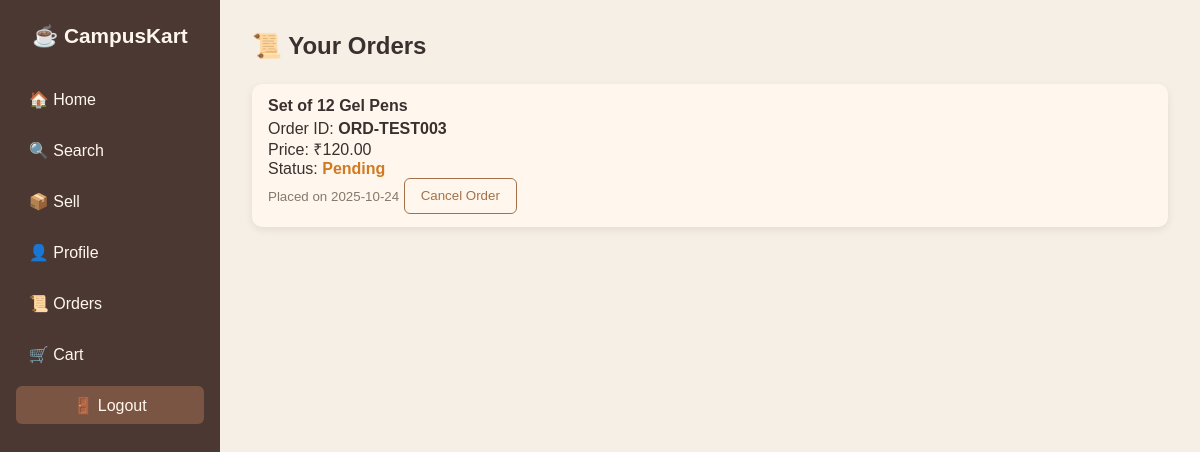
/orders (signed in), run on the app's committed database.
### tables this page shows
CREATE TABLE orders (
        order_id TEXT PRIMARY KEY, buyer_id INTEGER, seller_id INTEGER, item_id INTEGER, price REAL,
        quantity_ordered INTEGER DEFAULT 1, payment_mode TEXT, payment_status TEXT DEFAULT 'pending',
        order_status TEXT DEFAULT 'pending', hashed_otp TEXT, created_at TIMESTAMP DEFAULT CURRENT_TIMESTAMP,
        FOREIGN KEY (buyer_id) REFERENCES users (user_id) ON DELETE SET NULL,
        FOREIGN KEY (seller_id) REFERENCES users (user_id) ON DELETE SET NULL,
        FOREIGN KEY (item_id) REFERENCES items (item_id) ON DELETE SET NULL
    );

CREATE TABLE items (
        item_id INTEGER PRIMARY KEY AUTOINCREMENT, seller_id INTEGER, name TEXT NOT NULL, description TEXT,
        price REAL NOT NULL, category TEXT, image_url TEXT, status TEXT DEFAULT 'available',
        quantity INTEGER DEFAULT 1, created_at TIMESTAMP DEFAULT CURRENT_TIMESTAMP,
        FOREIGN KEY (seller_id) REFERENCES users (user_id) ON DELETE CASCADE
    );

### app.py (the view)
@app.route("/orders")
@login_required
def orders():
    conn = get_db()
    user_orders = conn.execute("SELECT o.order_id, o.price, o.order_status as status, o.created_at, o.hashed_otp, i.name as item_name FROM orders o JOIN items i ON o.item_id = i.item_id WHERE o.buyer_id = ? ORDER BY o.created_at DESC",(session["user_id"],)).fetchall()
    conn.close()
    return render_template("orders.html", orders=user_orders)

### app.py (called while the page is built)
def get_db():
    conn = sqlite3.connect("database.db")
    conn.row_factory = sqlite3.Row
    return conn

### utils.py (called while the page is built)
def login_required(f):
    @wraps(f)
    def wrapper(*args, **kwargs):
        if "user_id" not in session:
            flash("Please log in first.", "warning")
            return redirect(url_for("login"))
        return f(*args, **kwargs)
    return wrapper

### templates/orders.html (shortened to what this page needs)
{% extends "base.html" %} {% block content %}
<div class="orders-container">
  <h2 class="mb-4">📜 Your Orders</h2>
  {% if orders and orders|length > 0 %}
  <div class="card-grid">
    {% for o in orders %}
    <div class="card">
      <div class="card-content">
        <h4>{{ o.item_name }}</h4>
        <p>Order ID: <b>{{ o.order_id }}</b></p>
        <p>Price: ₹{{ "%.2f"|format(o.price) }}</p>
        <p>
          Status:
          <span
            class="order-status status-{{ o.status|replace(' ', '_')|lower }}"
          >
            {{ o.status|replace('_', ' ')|capitalize }}
          </span>
        </p>
        <small class="text-muted"
          >Placed on {{ o.created_at.split(' ')[0] if o.created_at else 'N/A'
          }}</small
        >
        {% if o.status in ['pending', 'in_transit', 'ready_for_pickup'] %}
        <button
          class="btn btn-outline mt-3 btn-cancel-order"
          data-order-id="{{ o.order_id }}"
        >
          Cancel Order
        </button>
        {% endif %}
      </div>
    </div>
    {% endfor %}
  </div>
  {% else %}
  <p class="text-muted">No orders yet.</p>
  {% endif %}
</div>
{% endblock %}

### static/css/style.css (style rules this page uses)
* { margin: 0; padding: 0; box-sizing: border-box; }
body { font-family: "Poppins", sans-serif; background-color: #f5efe6; color: #3b2f2f; display: flex; min-height: 100vh; }
.btn { background: #a47148; color: white; border: none; border-radius: 6px; padding: 0.6rem 1rem; cursor: pointer; transition: 0.2s; }
.btn-outline { border: 1px solid #a47148; color: #a47148; background: transparent; }
.card-grid { display: grid; grid-template-columns: repeat(auto-fit, minmax(240px, 1fr)); gap: 1rem; }
.card { background: #fff7ed; border-radius: 10px; box-shadow: 0 3px 8px rgba(0, 0, 0, 0.08); overflow: hidden; }
.card-content { padding: 0.8rem 1rem; }
.card-content h4 { font-weight: 600; margin-bottom: 0.3rem; }
.text-muted { color: #85796b; }
.order-status { font-weight: 600; text-transform: capitalize; }
.status-pending { color: #d17a22; }
.mb-4 { margin-bottom: 1.5rem; }

### data on the page
orders: item_name "Set of 12 Gel Pens", order_id "ORD-TEST003", price "120.00", status "Pending", created_at "2025-10-24"
